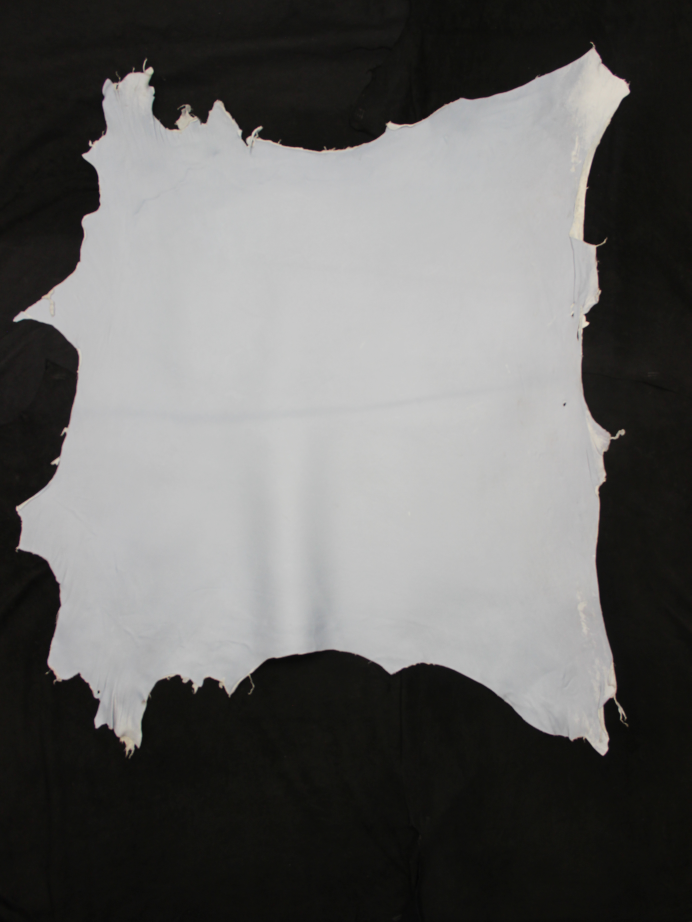
#> input picture C++/c1_1.JPG, 3456 x 4608 px, found by its file name (shown at 1/5 size)
$ python glcm_resize.py   (Python 2 division)
#> lines starting #> are read from the running program, lines starting #| are printed output that depends on the picture
### Metodos.py
## SVM - OpenCV 2.4.13
import cv2
import numpy as np
import math as mp
import random
#####################################################################################################################################################################################################
## retorna o numero de objetos e o numero de atributos do arquivo MomCent padronizado.
# [171 lines left out: functions GetObjetosAtributos, PassaBancoDeDadosParaMat, AtribuirValoresMatrizes, GetQuantidadeDeObjetosPorClasse, leave_on_out, Normalizar and 6 more, not called in this run]
#####################################################################################################################################################################################################
##
def resize_img(img,division):
#> called with division = 8
        height, width = img.shape[:2]
#> height = 4608; width = 3456
        saida = np.zeros((width/division,height/division))
        for k in range(height/division):
                for g in range(width/division):
                        a = division * k
                        b = division * g
                        saida.itemset((g,k),img[a][b])
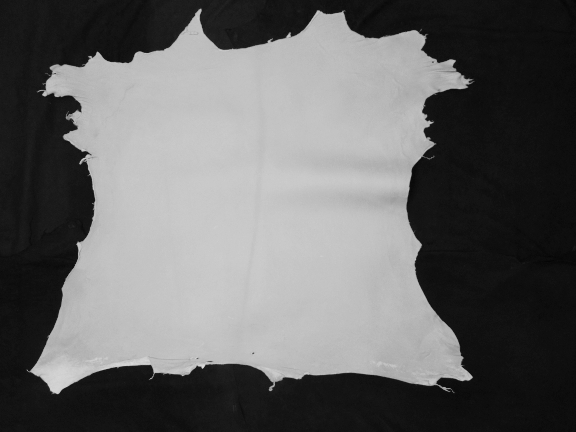
#> saida: shape (432, 576) float64; min 4, max 219, mean 102
        return saida
#####################################################################################################################################################################################################
##
# [76 lines left out: functions cria_Arquivo_GLCM, GLCM, memory, Train_extract, five_best_avg, avg, not called in this run]
#####################################################################################################################################################################################################

### glcm_resize.py
import thread
from Metodos import *
import random

def resize(i):
        for j in range(1,51):
                divisoes = [2, 3, 4, 6, 8]
                for divisao in divisoes:
                        img = img = cv2.imread('../couro_images_semfundo/c'+str(i)+'_'+str(j)+'.JPG',0)
                        img = cv2.transpose(img)
                        height, width = img.shape[:2]
                        print height, width

                        saida = np.zeros((width/divisao,height/divisao))
                        for k in range(height/divisao):
                                for g in range(width/divisao):
                                        a = divisao * k
                                        b = divisao * g
                                        saida.itemset((g,k),img[a][b])

                        cv2.imwrite('../couro_images_semfundo/'+str(divisao)+'/c'+str(i)+'_'+str(j)+'.JPG',saida)


resize_img(cv2.imread("../ROI/c1_1.JPG",0),8)
